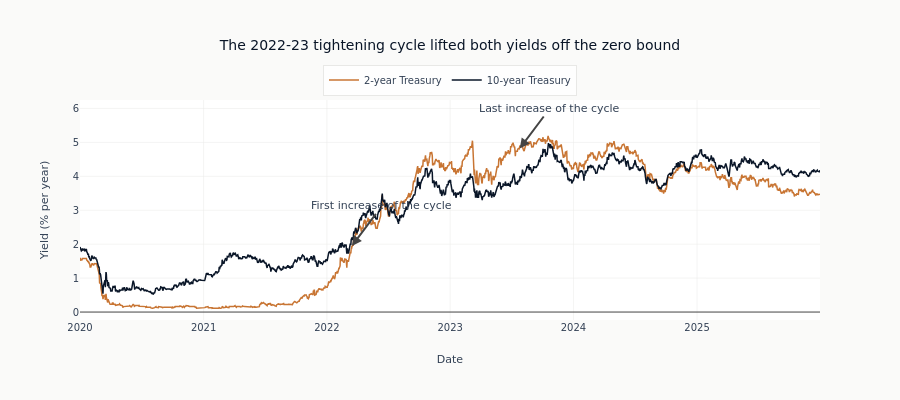

The notebook cell this image was saved under:
### Markdown cell above
The window below opens in 2020 with both yields near zero, where policy had pinned them since
the financial crisis. Two annotations mark the decisions that moved them: the first increase of
the tightening cycle in March 2022, and the last one in July 2023, after which the policy rate
stayed at its peak for over a year.

### Code cell
yields_recent = yields.filter(pl.col("timestamp") >= pl.lit(RECENT_START).str.to_date())
yields_pd = yields_recent.to_pandas()

fig = go.Figure()
for column, label, color in [
    ("dgs2", "2-year Treasury", COLORS["copper"]),
    ("dgs10", "10-year Treasury", COLORS["blue"]),
]:
    fig.add_trace(
        go.Scatter(
            x=yields_pd["timestamp"],
            y=yields_pd[column],
            mode="lines",
            name=label,
            line=dict(color=color, width=1.5),
        )
    )
for date, label in [
    ("2022-03-16", "First increase of the cycle"),
    ("2023-07-26", "Last increase of the cycle"),
]:
    # An event outside the window this chart opens on has nothing to point at.
    at_date = yields_pd.loc[yields_pd["timestamp"].astype(str) == date, "dgs2"]
    if at_date.empty:
        continue
    fig.add_annotation(
        x=date,
        y=float(at_date.iloc[0]),
        text=label,
        showarrow=True,
        arrowhead=2,
        ax=30,
        ay=-40,
    )
fig.update_layout(
    title="The 2022-23 tightening cycle lifted both yields off the zero bound",
    xaxis_title="Date",
    yaxis_title="Yield (% per year)",
    height=400,
    legend=dict(orientation="h", yanchor="bottom", y=1.02, xanchor="center", x=0.5),
)
show_plotly_with_alt(
    fig,
    "Line chart of the two-year and ten-year Treasury yields from 2020, both starting near zero, rising steeply through 2022 and 2023 to around five percent, and easing afterwards. Two annotations mark the first and last policy increases of the cycle.",
)

### Figure 1 — Plotly figure (JSON) as saved in the notebook; plotly's stock layout.template omitted (floating-point values rounded to 4 significant figures; data arrays with more than 128 entries replaced by an {"elided": "..."} marker saying what was removed)
{"data": [{"line": {"color": "#C87533", "width": 1.5}, "mode": "lines", "name": "2-year Treasury", "type": "scatter", "x": {"elided": "2192 str values"}, "y": {"elided": "2192 float values"}}, {"line": {"color": "#0a1628", "width": 1.5}, "mode": "lines", "name": "10-year Treasury", "type": "scatter", "x": {"elided": "2192 str values"}, "y": {"elided": "2192 float values"}}], "layout": {"annotations": [{"arrowhead": 2, "ax": 30, "ay": -40, "showarrow": true, "text": "First increase of the cycle", "x": "2022-03-16", "y": 1.95}, {"arrowhead": 2, "ax": 30, "ay": -40, "showarrow": true, "text": "Last increase of the cycle", "x": "2023-07-26", "y": 4.82}], "height": 400, "legend": {"orientation": "h", "x": 0.5, "xanchor": "center", "y": 1.02, "yanchor": "bottom"}, "title": {"text": "The 2022-23 tightening cycle lifted both yields off the zero bound"}, "xaxis": {"title": {"text": "Date"}}, "yaxis": {"title": {"text": "Yield (% per year)"}}}}
